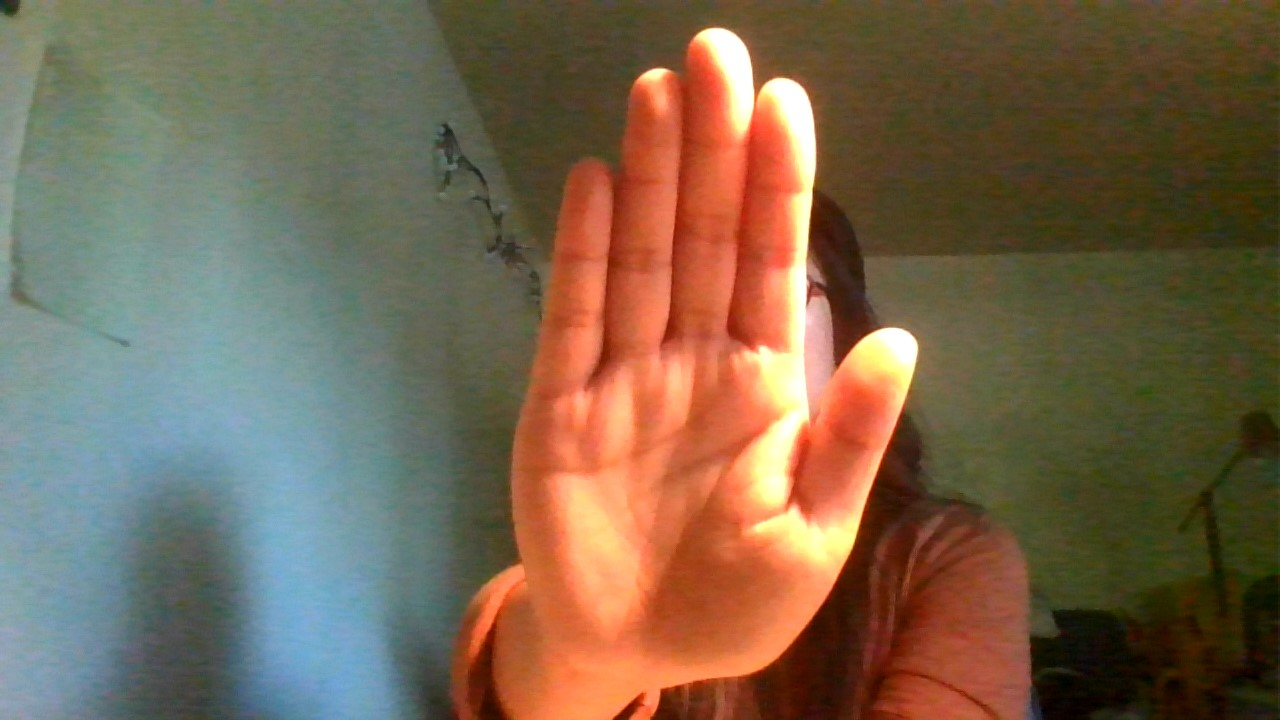
#> input picture jennys-stuff/hand.jpg, 1280 x 720 px, given in place of bluecap.jpg, which was not available
$ python drawdotio.py   (older library calls are emulated)
#> lines starting #> are read from the running program, lines starting #| are printed output that depends on the picture; after the words box and inside, x2 and y2 are one past the last pixel; in counts of white or black regions, pixels touching at a corner belong together; pictures that were not available may be replaced by others from this repository, and a replacement may not be noted
#> further down, img is the input picture: shape (720, 1280, 3); mean B, G, R 78.6, 101.4, 120.5
import cv2
import numpy as np
from collections import deque
import sys

hand_hist = None
traverse_point = []
tot_rect = 9
hand_rect_x1 = None
hand_rect_y1 = None
hand_rect_x2 = None
hand_rect_y2 = None


def draw_rect(frame):
    rows, cols, _ = frame.shape
#> rows = 720; cols = 1280
    global tot_rect, hand_rect_x1, hand_rect_x2, hand_rect_y1, hand_rect_y2

    hand_rect_x1 = np.array(
        [6 * rows / 20, 6 * rows / 20, 6 * rows / 20, 9 * rows / 20, 9 * rows / 20, 9 * rows / 20, 12 * rows / 20,
         12 * rows / 20, 12 * rows / 20], dtype=np.uint32)

    hand_rect_y1 = np.array(
        [9 * cols / 20, 10 * cols / 20, 11 * cols / 20, 9 * cols / 20, 10 * cols / 20, 11 * cols / 20, 9 * cols / 20,
         10 * cols / 20, 11 * cols / 20], dtype=np.uint32)

    hand_rect_x2 = hand_rect_x1 + 10
    hand_rect_y2 = hand_rect_y1 + 10

    # cv2.rectangle draws each of the  9 green rectangles on the frame.
    for i in range(tot_rect):
        cv2.rectangle(frame, (hand_rect_y1[i], hand_rect_x1[i]),
                      (hand_rect_y2[i], hand_rect_x2[i]),
                      (0, 255, 0), 1)

    return frame


# gets skin color samples from rectangles and converts to histogram
def hand_histogram(frame):
    global hand_rect_x1, hand_rect_y1

    hsv_frame = cv2.cvtColor(frame, cv2.COLOR_BGR2HSV)
#> hsv_frame: shape (720, 1280, 3); mean H, S, V 38.9, 119.8, 131.1
    cv2.imshow("HSV", hsv_frame)
    cv2.waitKey(0)
    # region of interest
    roi = np.zeros([90, 10, 3], dtype=hsv_frame.dtype)

    for i in range(tot_rect):
        roi[i * 10: i * 10 + 10, 0:10] = hsv_frame[hand_rect_x1[i]: hand_rect_x1[i] + 10,
                                         hand_rect_y1[i]: hand_rect_y1[i] + 10]
    hand_hist = cv2.calcHist([roi], [0, 1], None, [180, 256], [0, 180, 0, 256])
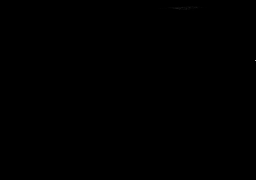
#> hand_hist: shape (180, 256) float32; min 0, max 171, mean 0
    return cv2.normalize(hand_hist, hand_hist, 0, 255, cv2.NORM_MINMAX)


def hist_masking(frame, hist):
    hsv = cv2.cvtColor(frame, cv2.COLOR_BGR2HSV)
    dst = cv2.calcBackProject([hsv], [0, 1], hist, [0, 180, 0, 256], 1)  # changed

    disc = cv2.getStructuringElement(cv2.MORPH_ELLIPSE, (31, 31))
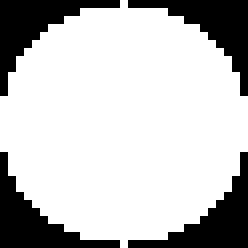
#> disc: shape (31, 31) (shown 8 times larger); values 0 (black) and 1 (white), 75.9% white; 4 black regions, box (x1, y1, x2, y2) and area: (0, 0, 15, 12) 58, (16, 0, 31, 12) 58, (0, 19, 15, 31) 58, (16, 19, 31, 31) 58
    cv2.filter2D(dst, -1, disc, dst)
    ret, thresh = cv2.threshold(dst, 0, 255, cv2.THRESH_BINARY)
#> thresh: shape (720, 1280); 26.9% white; 6 white regions, box (x1, y1, x2, y2) and area: (435, 25, 1150, 720) 244430, (1230, 641, 1264, 677) 932, (1199, 689, 1235, 720) 910, (783, 65, 815, 97) 782, (1105, 694, 1136, 720) 662, (1264, 618, 1280, 649) 380
    # ret, thresh = cv2.threshold(dst, 0, 255, cv2.THRESH_BINARY+cv2.THRESH_OTSU)
    # thresh = cv2.adaptiveThreshold(dst, 255, cv2.ADAPTIVE_THRESH_MEAN_C,
    # 							  cv2.THRESH_BINARY, 11, 2)

    thresh = cv2.merge((thresh, thresh, thresh))
    cv2.imshow("thresh w/o morph", thresh)

    # [6 lines of commented-out code are left out]

    red_lower = np.array([110, 60, 60])
    red_upper = np.array([140, 255, 255])
    kernel = np.ones((5, 5), np.uint8)

    thresh = cv2.inRange(hsv, red_lower, red_upper)
#> thresh: shape (720, 1280); 0.01% white; 5 white regions (3 under 20 px), largest, box (x1, y1, x2, y2) and area: (245, 712, 255, 716) 32, (52, 697, 59, 704) 22
    thresh = cv2.erode(thresh, kernel, iterations=2)
#> thresh: shape (720, 1280); every value is 0
    thresh = cv2.morphologyEx(thresh, cv2.MORPH_OPEN, kernel)
    thresh = cv2.dilate(thresh, kernel, iterations=1)


    # kernel = np.ones((79, 79), np.uint8)
    # thresh = cv2.morphologyEx(thresh, cv2.MORPH_CLOSE, kernel)

    cv2.imshow("thresh w/ morph", thresh)
    # cv2.waitKey(0)

    # return cv2.bitwise_and(frame, thresh)

    thresh = thresh.astype(np.uint8)
    # thresh = cv2.cvtColor(thresh, cv2.COLOR_BGR2GRAY)
    return thresh


# ---------------------------------------------------
# Color Sampling from Img:
img = cv2.imread("bluecap.jpg")

if img is None:
    sys.exit("Could not read the image")

cv2.imshow("original image", img)
cv2.waitKey(0)

img_rect = draw_rect(img)
cv2.imshow("img with drawn rectangles", img_rect)
cv2.waitKey(0)

hist = hand_histogram(img)
img_mask = hist_masking(img, hist)

cv2.imshow("masked img", img_mask)
cv2.waitKey(0)

# ---------------------------------------------------
# Christian's code:


# load in the video of red circle moved around
cap = cv2.VideoCapture('bluecapvid.mov')

# define the upper and lower boundaries for a color to be considered "blue"
# (blue, green, red)
red_lower = np.array([110, 60, 60])
red_upper = np.array([140, 255, 255])

# define a 5x5 kernel for erosion and dilation
kernel = np.ones((5, 5), np.uint8)
# g = cv2.getGaussianKernel(31, 5)

# initialize deques to store different colors in different arrays
bpoints = [deque(maxlen=512)]
gpoints = [deque(maxlen=512)]
rpoints = [deque(maxlen=512)]
ypoints = [deque(maxlen=512)]

# initialize an index variable for each of the colors
bindex = 0
gindex = 0
rindex = 0
yindex = 0

# just a handy array and an index variable to get the color of interest on the go
# Blue, Green, Red, Yellow respectively
colors = [(255, 0, 0), (0, 255, 0), (0, 0, 255), (0, 255, 255)]
colorIndex = 3

# Create a blank white image
paintWindow = np.zeros((720, 1280, 3)) + 255

# setup the paint interface
paintWindow = cv2.rectangle(paintWindow, (40, 1), (240, 65), (0, 0, 0), 2)
#> paintWindow: shape (720, 1280, 3) float64; 99.8% white; 1 black region, box (x1, y1, x2, y2) and area: (39, 0, 242, 67) 1580
paintWindow = cv2.rectangle(paintWindow, (260, 1), (455, 65), colors[0], -1)
paintWindow = cv2.rectangle(paintWindow, (475, 1), (670, 65), colors[1], -1)
paintWindow = cv2.rectangle(paintWindow, (690, 1), (885, 65), colors[2], -1)
paintWindow = cv2.rectangle(paintWindow, (905, 1), (1100, 65), colors[3], -1)
cv2.putText(paintWindow, "CLEAR ALL", (90, 33), cv2.FONT_HERSHEY_SIMPLEX, 0.5, (0, 0, 0), 2, cv2.LINE_AA)
cv2.putText(paintWindow, "BLUE", (336, 33), cv2.FONT_HERSHEY_SIMPLEX, 0.5, (255, 255, 255), 2, cv2.LINE_AA)
cv2.putText(paintWindow, "GREEN", (540, 33), cv2.FONT_HERSHEY_SIMPLEX, 0.5, (255, 255, 255), 2, cv2.LINE_AA)
cv2.putText(paintWindow, "RED", (770, 33), cv2.FONT_HERSHEY_SIMPLEX, 0.5, (255, 255, 255), 2, cv2.LINE_AA)
cv2.putText(paintWindow, "YELLOW", (970, 33), cv2.FONT_HERSHEY_SIMPLEX, 0.5, (100, 100, 100), 2, cv2.LINE_AA)

# Create a window to display the above image (later)]
cv2.namedWindow('Paint', cv2.WINDOW_AUTOSIZE)

# for live webcam processing
# camera = cv2.VideoCapture(0)
# #
# if not camera.isOpened():
#     print("cant open camera")
# #     exit()

# traverse through each video
while cap.isOpened():

    """ for live webcam processing (video resolution TBD) """
    # (ret, frame) = camera.read()
    # frame = cv2.flip(frame, 1)
    # hsv = cv2.cvtColor(frame, cv2.COLOR_BGR2HSV)

    """ for recorded video processing (video resolution in iPhone XsMax: (720, 1280) @ 30 fps """
    ret, frame = cap.read()
    # fip the frame so its upright=
    frame = cv2.flip(frame, 1)
    # hsv = cv2.cvtColor(frame, cv2.COLOR_BGR2HSV)

    # check if at the end of the video and break out of while loop
    if not ret:
        print('\n Done showing video. Exiting. . .')
        break

    # place colored rectangles at the top of each frame
    frame = cv2.rectangle(frame, (40, 1), (240, 65), (122, 122, 122), -1)  # clear all
    frame = cv2.rectangle(frame, (260, 1), (455, 65), colors[0], -1)  # blue
    frame = cv2.rectangle(frame, (475, 1), (670, 65), colors[1], -1)  # green
    frame = cv2.rectangle(frame, (690, 1), (885, 65), colors[2], -1)  # red
    frame = cv2.rectangle(frame, (905, 1), (1100, 65), colors[3], -1)  # yellow
    cv2.putText(frame, "CLEAR ALL", (90, 33), cv2.FONT_HERSHEY_SIMPLEX, 0.5, (255, 255, 255), 2, cv2.LINE_AA)
    cv2.putText(frame, "BLUE", (336, 33), cv2.FONT_HERSHEY_SIMPLEX, 0.5, (255, 255, 255), 2, cv2.LINE_AA)
    cv2.putText(frame, "GREEN", (540, 33), cv2.FONT_HERSHEY_SIMPLEX, 0.5, (255, 255, 255), 2, cv2.LINE_AA)
    cv2.putText(frame, "RED", (770, 33), cv2.FONT_HERSHEY_SIMPLEX, 0.5, (255, 255, 255), 2, cv2.LINE_AA)
    cv2.putText(frame, "YELLOW", (970, 33), cv2.FONT_HERSHEY_SIMPLEX, 0.5, (150, 150, 150), 2, cv2.LINE_AA)

    # converts BGR -> HSV
    hsv = cv2.cvtColor(frame, cv2.COLOR_BGR2HSV)
#> hsv: shape (720, 1280, 3); mean H, S, V 39.8, 125.8, 140

    # [8 lines of commented-out code are left out]

    frame_mask = hist_masking(frame, hist)
#> in hist_masking (call 2), `cv2.filter2D(dst, -1, disc, dst)`:
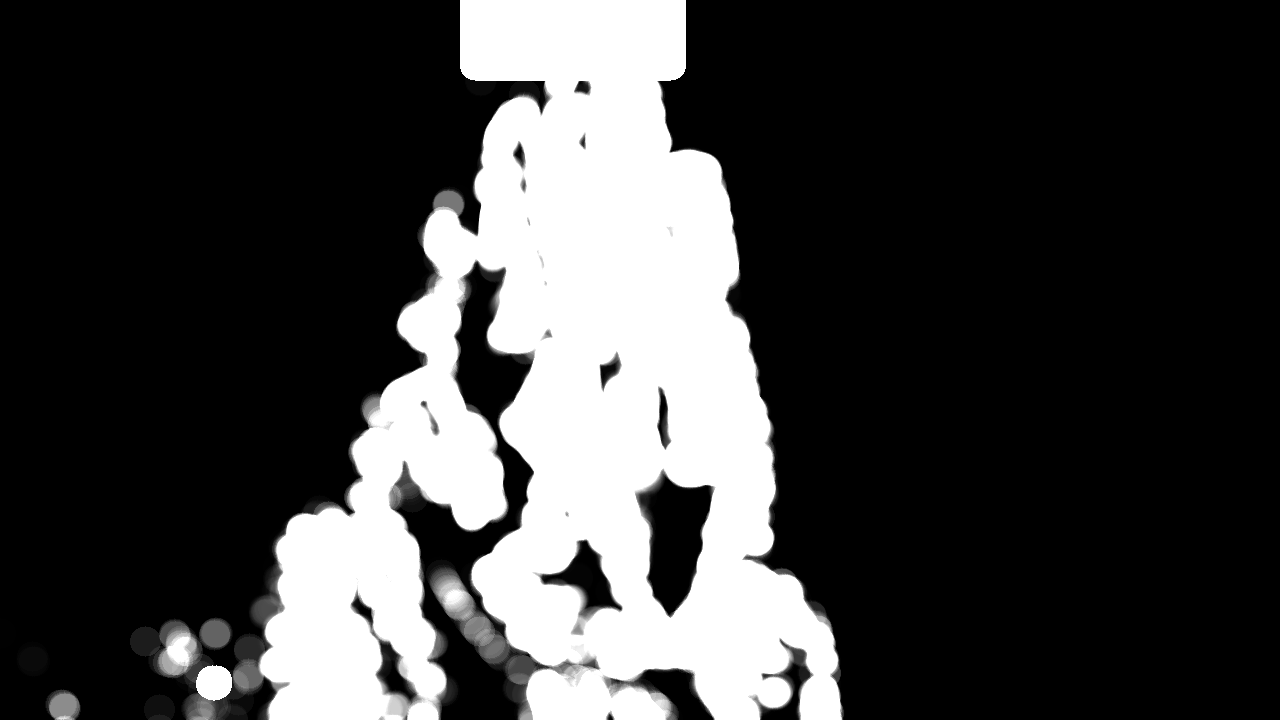
#> dst: shape (720, 1280); min 0, max 255, mean 63.5
#> in hist_masking (call 2), `ret, thresh = cv2.threshold(dst, 0, 255, cv2.THRESH_BINARY)`: thresh: shape (720, 1280); 28.5% white; 5 white regions, box (x1, y1, x2, y2) and area: (130, 0, 845, 720) 259696, (16, 641, 50, 677) 932, (45, 689, 81, 720) 910, (144, 694, 175, 720) 662, (0, 618, 16, 649) 380
#> in hist_masking (call 2), `thresh = cv2.inRange(hsv, red_lower, red_upper)`: thresh: shape (720, 1280); 1.4% white; 9 white regions (6 under 20 px), largest, box (x1, y1, x2, y2) and area: (260, 1, 456, 66) 12379, (1025, 712, 1035, 716) 32, (1221, 697, 1228, 704) 22
#> in hist_masking (call 2), `thresh = cv2.erode(thresh, kernel, iterations=2)`: thresh: shape (720, 1280); 1.1% white; 1 white region, box (x1, y1, x2, y2) and area: (264, 5, 452, 62) 9692
#> in hist_masking (call 2), `thresh = cv2.dilate(thresh, kernel, iterations=1)`:
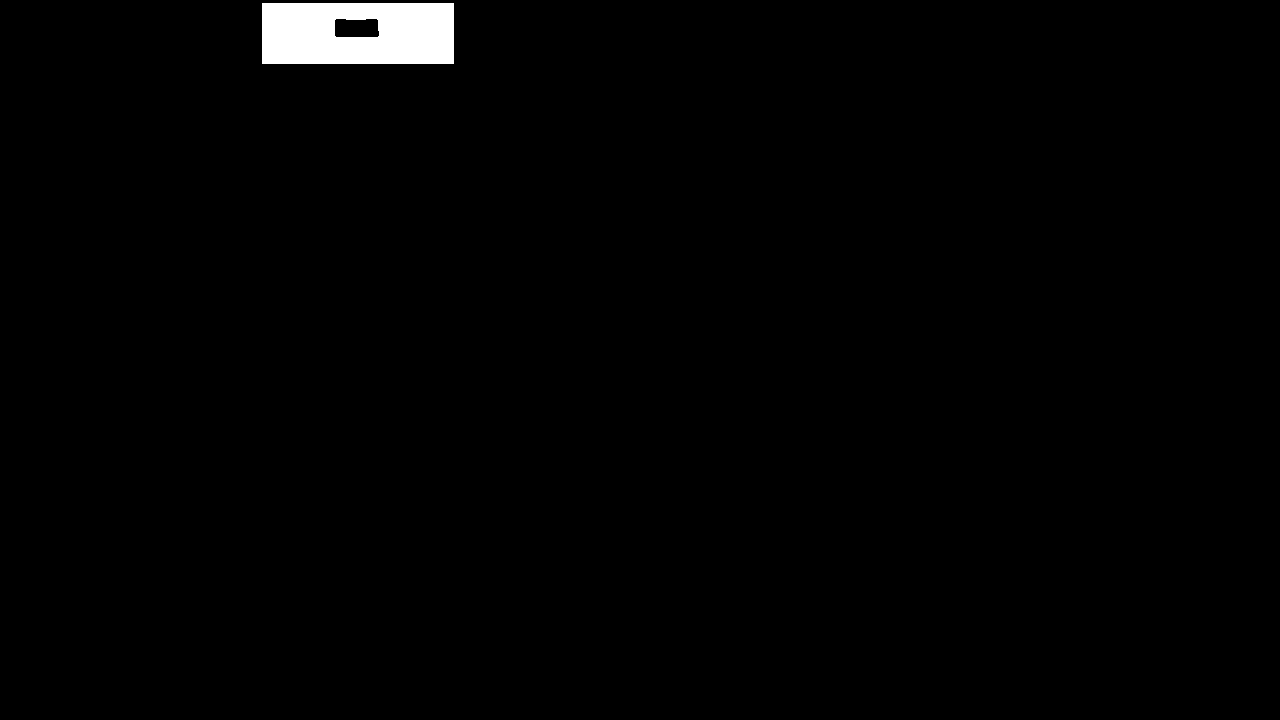
#> thresh: shape (720, 1280); 1.2% white; 1 white region, box (x1, y1, x2, y2) and area: (262, 3, 454, 64) 10956

    # find contours in the image
    # _, cnts, _  = cv2.findContours(redMask.copy(), cv2.RETR_EXTERNAL, cv2.CHAIN_APPROX_SIMPLE)
    _, cnts, _ = cv2.findContours(frame_mask, cv2.RETR_EXTERNAL, cv2.CHAIN_APPROX_SIMPLE)
#> cnts = [[[262, 3], [262, 63], [453, 63], [453, 3]]]
    cv2.drawContours(frame, cnts, -1, (255, 255, 0))

    # the if condition passes when a contour is found
    # check if any contour (red stuff) is were found (it'll be fingertips here later)
    if len(cnts) > 0:
        # sort the contours and find the largest one -- we assume this contour corresponds to the area of the cap
        cnt = sorted(cnts, key=cv2.contourArea, reverse=True)[0]
#> cnt = [[262, 3], [262, 63], [453, 63], [453, 3]]
        # get the radius of the enclosing circle around the found contour
        ((x, y), radius) = cv2.minEnclosingCircle(cnt)
#> x = 357.5; y = 33; radius = 100.1
        # draw the circle around the contour
        cv2.circle(frame, (int(x), int(y)), int(radius), (0, 255, 255), 2)
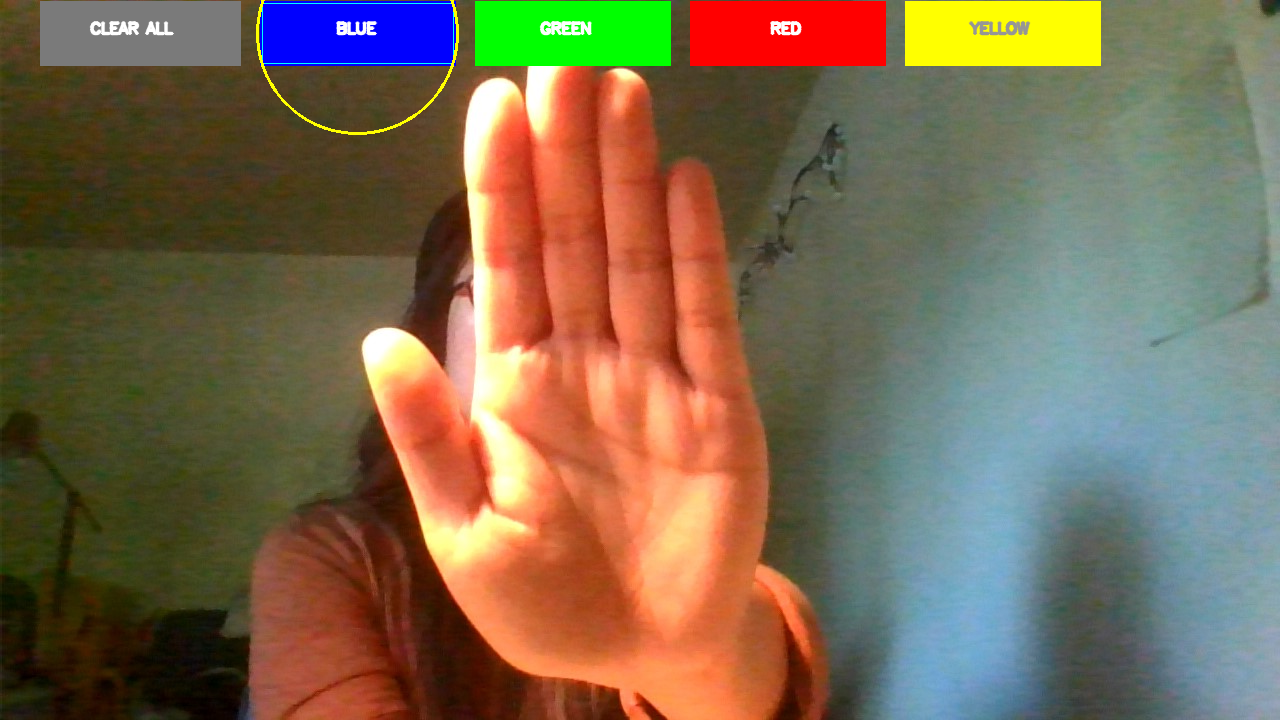
#> frame: shape (720, 1280, 3); mean B, G, R 80.1, 104.7, 123
        # get the moments to calculate the center of the contour (in this case a circle)
        M = cv2.moments(cnt)
#> M = moments, m00 11460, centre m10/m00, m01/m00 = (357.5, 33)
        center = (int(M['m10'] / M['m00']), int(M['m01'] / M['m00']))
#> center = (357, 33)

        # center is above the 65th pixel in the vertical direction
        if center[1] <= 65:
            # check the center's position horizontally
            if 40 <= center[0] <= 240:  # Clear All
                bpoints = [deque(maxlen=512)]
                gpoints = [deque(maxlen=512)]
                rpoints = [deque(maxlen=512)]
                ypoints = [deque(maxlen=512)]

                bindex = 0
                gindex = 0
                rindex = 0
                yindex = 0

                paintWindow[67:, :, :] = 255

            elif 260 <= center[0] <= 455:
                colorIndex = 0  # Blue
            elif 475 <= center[0] <= 670:
                colorIndex = 1  # Green
            elif 690 <= center[0] <= 885:
                colorIndex = 2  # Red
            elif 905 <= center[0] <= 1100:
                colorIndex = 3  # Yellow
        else:
            if colorIndex == 0:
                bpoints[bindex].appendleft(center)
            elif colorIndex == 1:
                gpoints[gindex].appendleft(center)
            elif colorIndex == 2:
                rpoints[rindex].appendleft(center)
            elif colorIndex == 3:
                ypoints[yindex].appendleft(center)

    # Append the next deque when no contours are detected (i.e., bottle cap not visible)
    else:
        bpoints.append(deque(maxlen=512))
        bindex += 1
        gpoints.append(deque(maxlen=512))
        gindex += 1
        rpoints.append(deque(maxlen=512))
        rindex += 1
        ypoints.append(deque(maxlen=512))
        yindex += 1

    # Draw lines of all the colors (Blue, Green, Red and Yellow)
    points = [bpoints, gpoints, rpoints, ypoints]

    for i in range(len(points)):
        for j in range(len(points[i])):
            for k in range(1, len(points[i][j])):
                if points[i][j][k - 1] is None or points[i][j][k] is None:
                    continue
                cv2.line(frame, points[i][j][k - 1], points[i][j][k], colors[i], 2)
                cv2.line(paintWindow, points[i][j][k - 1], points[i][j][k], colors[i], 2)

    # Show the frame and the paintWindow image
    cv2.imshow("Tracking", frame)
    cv2.imshow("Paint", paintWindow)
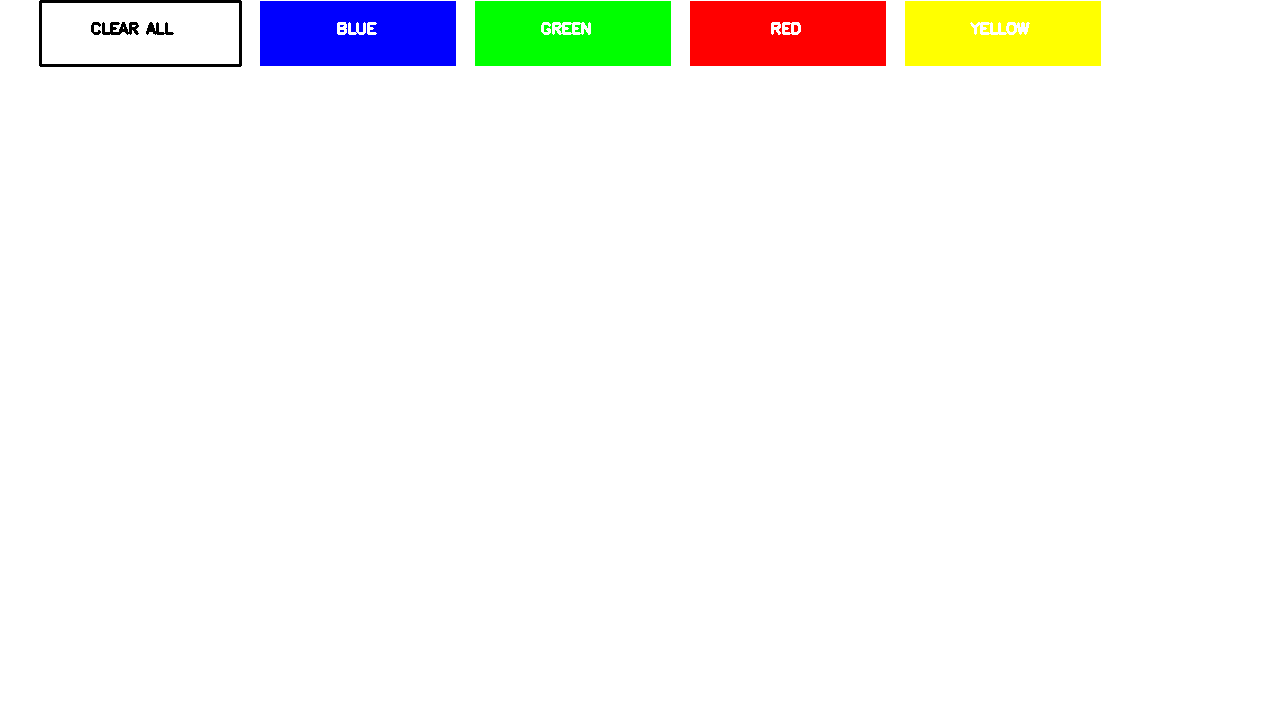
#> window 'Paint': shape (720, 1280, 3); mean B, G, R 244.2, 247.5, 247.6

    # If the 'q' key is pressed, stop the loop
    if cv2.waitKey(33) & 0xFF == ord("q"):
#> (key q is pressed here)
        break

# for live webcam processing
# camera.release()
cv2.destroyAllWindows()
